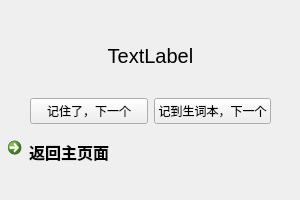
<?xml version="1.0" encoding="UTF-8"?>
<ui version="4.0">
 <class>Form</class>
 <widget class="QWidget" name="Form">
  <property name="geometry">
   <rect>
    <x>0</x>
    <y>0</y>
    <width>300</width>
    <height>200</height>
   </rect>
  </property>
  <property name="windowTitle">
   <string>过单词</string>
  </property>
  <widget class="QWidget" name="verticalLayoutWidget">
   <property name="geometry">
    <rect>
     <x>0</x>
     <y>0</y>
     <width>301</width>
     <height>201</height>
    </rect>
   </property>
   <layout class="QVBoxLayout" name="verticalLayout">
    <property name="topMargin">
     <number>20</number>
    </property>
    <property name="bottomMargin">
     <number>0</number>
    </property>
    <item>
     <widget class="QLabel" name="label">
      <property name="font">
       <font>
        <pointsize>15</pointsize>
       </font>
      </property>
      <property name="text">
       <string>TextLabel</string>
      </property>
      <property name="alignment">
       <set>Qt::AlignCenter</set>
      </property>
     </widget>
    </item>
    <item>
     <layout class="QHBoxLayout" name="horizontalLayout">
      <property name="leftMargin">
       <number>30</number>
      </property>
      <property name="rightMargin">
       <number>30</number>
      </property>
      <item>
       <widget class="QPushButton" name="pushButton_2">
        <property name="text">
         <string>记住了，下一个</string>
        </property>
       </widget>
      </item>
      <item>
       <widget class="QPushButton" name="pushButton">
        <property name="text">
         <string>记到生词本，下一个</string>
        </property>
       </widget>
      </item>
     </layout>
    </item>
    <item>
     <widget class="QCommandLinkButton" name="commandLinkButton">
      <property name="font">
       <font>
        <family>Segoe UI</family>
        <pointsize>12</pointsize>
       </font>
      </property>
      <property name="text">
       <string>返回主页面</string>
      </property>
     </widget>
    </item>
   </layout>
  </widget>
 </widget>
 <resources/>
 <connections/>
</ui>
